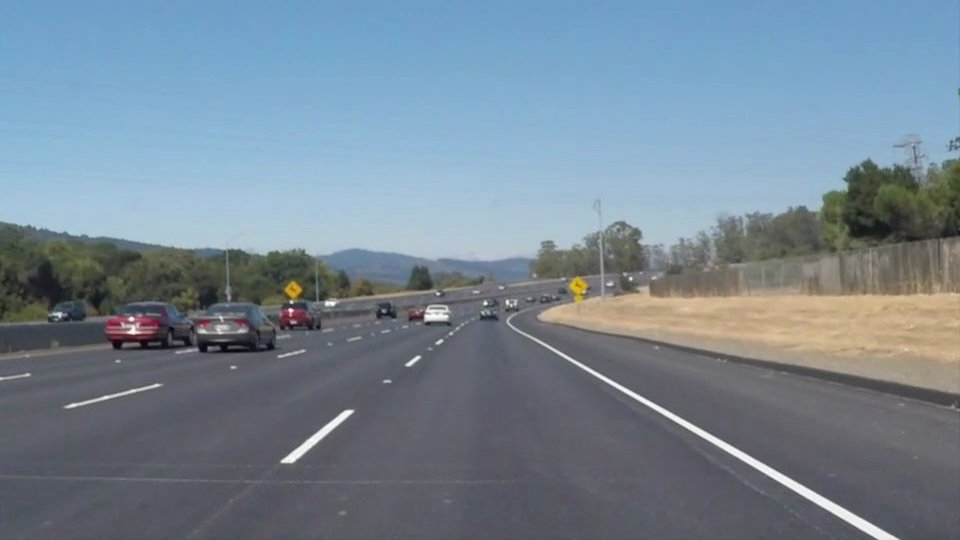
#> input picture data/straight-lane.jpg, 960 x 540 px, found by its file name
$ jupyter execute multi-lane-angle.ipynb
#> lines starting #> are read from the running program, lines starting #| are printed output that depends on the picture; after the words box and inside, x2 and y2 are one past the last pixel; in counts of white or black regions, pixels touching at a corner belong together
[cell 1]
import numpy as np
import cv2
import matplotlib.pyplot as plt
import PIL.Image as Image
# i prefer PIL to draw the text, more beautiful
import PIL.ImageDraw as ImageDraw
import PIL.ImageFont as ImageFont

[cell 2]
image = cv2.imread('straight-lane.jpg')
#> image is the input picture: shape (540, 960, 3); mean B, G, R 148.1, 134.5, 118.5
print('This image is:', type(image), 'with dimension:', image.shape)
#| This image is: <class 'numpy.ndarray'> with dimension: (540, 960, 3)
plt.figure(figsize = (10, 10))
plt.subplot(1, 2, 1)
plt.imshow(cv2.cvtColor(image, cv2.COLOR_BGR2RGB))
plt.subplot(1, 2, 2)
plt.imshow(cv2.cvtColor(image, cv2.COLOR_BGR2GRAY), cmap = 'gray')
plt.show()
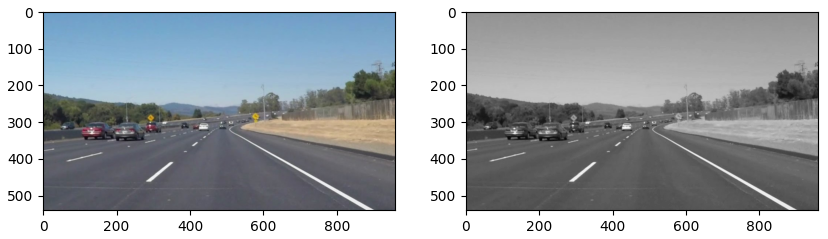
#> figure drawn by matplotlib, 2 panels

[cell 3]
import math

def grayscale(img):
    return cv2.cvtColor(img, cv2.COLOR_BGR2GRAY)

def canny(img, low_threshold, high_threshold):
    return cv2.Canny(img, low_threshold, high_threshold)

def gaussian_blur(img, kernel_size):
    return cv2.GaussianBlur(img, (kernel_size, kernel_size), 0)

def region_of_interest(img, vertices):
    mask = np.zeros_like(img)
    if len(img.shape) > 2:
        channel_count = img.shape[2]
        ignore_mask_color = (255,) * channel_count
    else:
        ignore_mask_color = 255
    cv2.fillPoly(mask, vertices, ignore_mask_color)
    masked_image = cv2.bitwise_and(img, mask)
    return masked_image

def select_rgb_white_yellow(image):
    # white color mask
    lower = np.uint8([200, 200, 200])
    upper = np.uint8([255, 255, 255])
    white_mask = cv2.inRange(image, lower, upper)
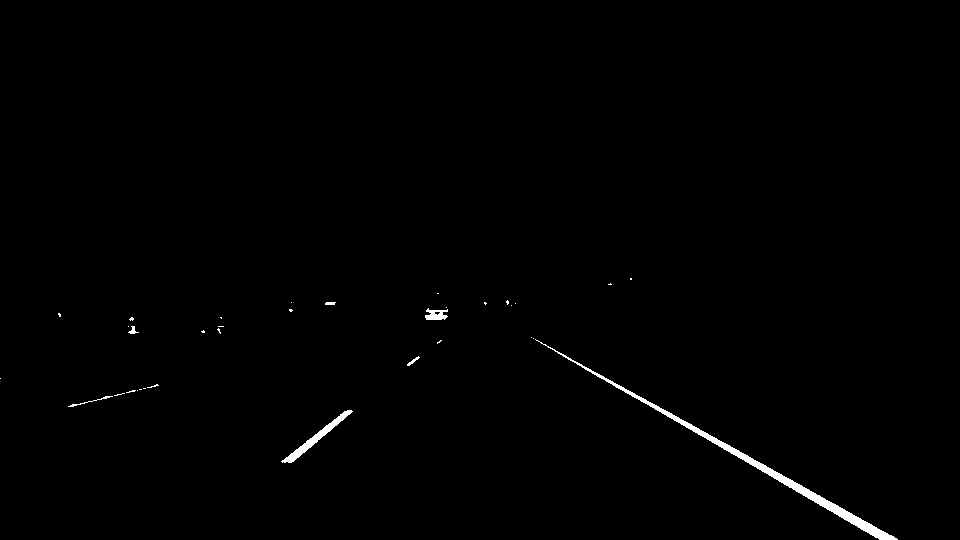
#> white_mask: shape (540, 960); 0.64% white; 34 white regions (27 under 20 px), largest, box (x1, y1, x2, y2) and area: (535, 339, 898, 540) 2248, (281, 410, 353, 463) 560, (425, 308, 448, 320) 181
    # yellow color mask
    lower = np.uint8([190, 190,   0])
    upper = np.uint8([255, 255, 255])
    yellow_mask = cv2.inRange(image, lower, upper)
#> yellow_mask: shape (540, 960); 0.74% white; 63 white regions (53 under 20 px), largest, box (x1, y1, x2, y2) and area: (527, 335, 898, 540) 2379, (281, 410, 353, 463) 590, (425, 306, 448, 321) 208
    # combine the mask
    mask = cv2.bitwise_or(white_mask, yellow_mask)
    masked = cv2.bitwise_and(image, image, mask = mask)
    return masked

[cell 4]
plt.figure(figsize = (15, 10))

filtered_color = select_rgb_white_yellow(cv2.cvtColor(image, cv2.COLOR_BGR2RGB))

plt.subplot(2, 2, 1)
plt.imshow(grayscale(filtered_color), cmap = 'gray')
plt.title('grayscale')

plt.subplot(2, 2, 2)
plt.imshow(canny(filtered_color, 100, 150))
plt.title('canny edge detection')

plt.subplot(2, 2, 3)
plt.imshow(gaussian_blur(canny(filtered_color, 100, 150), 5))
plt.title('gaussian blur k=5')

plt.subplot(2, 2, 4)
plt.imshow(gaussian_blur(canny(filtered_color, 100, 150), 7))
plt.title('gaussian blur k=7')

plt.show()

[cell 5]
blurred = gaussian_blur(canny(filtered_color, 100, 150), 7)
rows, cols = image.shape[:2]
bottom_left  = [int(cols*-0.35), int(rows*0.95)]
top_left     = [int(cols*0.15), int(rows*0.65)]
bottom_right = [int(cols*0.95), int(rows*0.95)]
top_right    = [int(cols*0.65), int(rows*0.65)]
vertices = np.array([[bottom_left, top_left, top_right, bottom_right]], dtype=np.int32)

[cell 6]
copied = np.copy(blurred)
cv2.line(copied,tuple(bottom_left),tuple(bottom_right), (255, 0, 0), 5)
cv2.line(copied,tuple(bottom_right),tuple(top_right), (255, 0, 0), 5)
cv2.line(copied,tuple(top_left),tuple(bottom_left), (255, 0, 0), 5)
cv2.line(copied,tuple(top_left),tuple(top_right), (255, 0, 0), 5)
plt.imshow(copied)
plt.show()

[cell 7]
copied = np.copy(blurred)
plt.imshow(region_of_interest(copied,vertices))
#> in region_of_interest, `cv2.fillPoly(mask, vertices, ignore_mask_color)`:
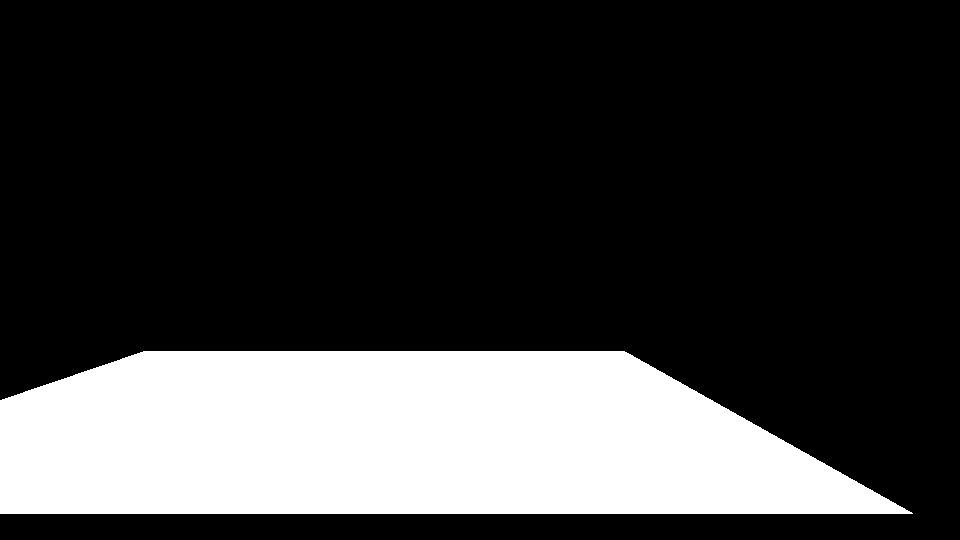
#> mask: shape (540, 960); 23.5% white; 1 white region, box (x1, y1, x2, y2) and area: (0, 351, 913, 514) 121866
plt.show()

[cell 8]
from sklearn.cluster import AgglomerativeClustering
interested = region_of_interest(copied,vertices)
wheres = np.where(interested > 80)
#> wheres = 750 positions, rows 353 to 511, columns 68 to 847
clustered = AgglomerativeClustering(3).fit_predict(wheres[1].reshape([-1,1]))
#> clustered = 750 values, max 2 at index 215, min 0 at index 3, mean 1.09

[cell 9]
plt.figure(figsize = (15, 7))
plt.imshow(interested)
colors = ['r','g','b']
for i in range(3):
    plt.scatter(wheres[1][clustered==i],wheres[0][clustered==i],label=i,color=colors[i])
plt.show()
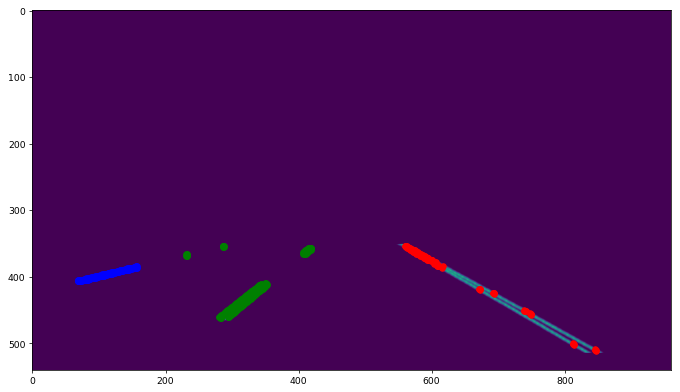
#> figure drawn by matplotlib, 1 panel
plt.show()

[cell 10]
from scipy import signal
plt.plot(wheres[1][clustered==1],label='green lane')
savgol = signal.savgol_filter(wheres[1][clustered==1], wheres[1][clustered==1].shape[0], 2)
#> savgol = 347 values, max 394.2 at index 0, min 288.3 at index 346, mean 332.2
plt.plot(savgol,label='savgol filter')
plt.legend()
plt.show()
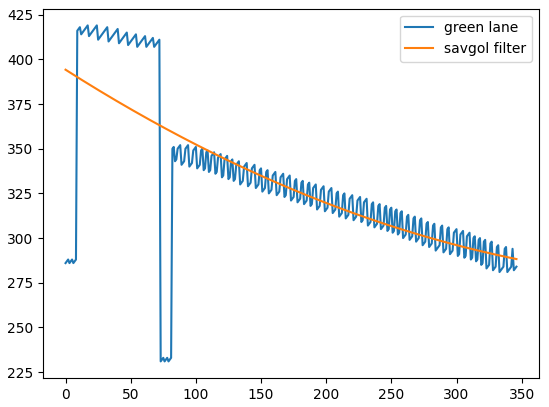
#> figure drawn by matplotlib, 1 panel; curve peaks at x = 17, y = 419; curve peaks at x = 0, y = 394.2

[cell 11]
plt.figure(figsize = (15, 7))
plt.imshow(interested)
colors = ['r','g','b']
for i in range(3):
    plt.scatter(wheres[1][clustered==i],wheres[0][clustered==i],label=i,color=colors[i])
plt.scatter(savgol,wheres[0][clustered==1],color='y')
plt.show()
plt.show()

[cell 12]
# actually you can calculate the angle, from there we can determine the position of min and max

blue_x, blue_y = wheres[1][clustered==2], wheres[0][clustered==2]
#> blue_x = 237 values, max 157 at index 2, min 68 at index 216, mean 112.6; blue_y = 237 values from 384 to 407
blue_top = [np.max(blue_x),np.min(blue_y)]
#> blue_top = [157, 384]
blue_bottom = [np.min(blue_x),np.max(blue_y)]
#> blue_bottom = [68, 407]

green_x, green_y = wheres[1][clustered==1], wheres[0][clustered==1]
#> green_x = 347 values, max 419 at index 17, min 231 at index 73, mean 332.2; green_y = 347 values from 353 to 462
green_top = [np.max(green_x),np.min(green_y)]
#> green_top = [419, 353]
green_bottom = [np.min(savgol),np.max(green_y)]
#> green_bottom = [288.3, 462]

red_x, red_y = wheres[1][clustered==0], wheres[0][clustered==0]
#> red_x = 166 values, max 847 at index 164, min 560 at index 0, mean 614.4; red_y = 166 values from 353 to 511
red_top = [np.min(red_x),np.min(red_y)]
#> red_top = [560, 353]
red_bottom = [np.max(red_x),np.max(red_y)]
#> red_bottom = [847, 511]

plt.imshow(interested)

plt.scatter(*blue_top,c='r')
plt.scatter(*blue_bottom,c='r')

plt.scatter(*green_top,c='r')
plt.scatter(*green_bottom,c='r')

plt.scatter(*red_top,c='r')
plt.scatter(*red_bottom,c='r')

plt.show()
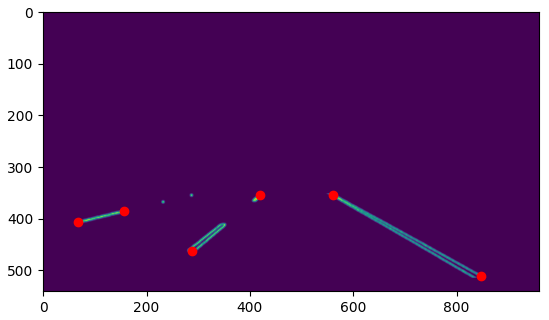
#> figure drawn by matplotlib, 1 panel

[cell 13]
m_blue, c_blue = np.polyfit([blue_top[1],blue_bottom[1]],
                           [blue_top[0],blue_bottom[0]],1)
#> m_blue = -3.87; c_blue = 1642.9
dot_blue_bottom = [int(image.shape[0]*m_blue+c_blue),image.shape[0]]
#> dot_blue_bottom = [-446, 540]
dot_blue_top = [int(green_top[1]*m_blue+c_blue),green_top[1]]
#> dot_blue_top = [276, 353]
copied = np.copy(interested)
cv2.line(copied,tuple(dot_blue_top),tuple(dot_blue_bottom),(255,0,0),5)

m_green, c_green = np.polyfit([green_top[1],green_bottom[1]],
                           [green_top[0],green_bottom[0]],1)
#> m_green = -1.2; c_green = 842.4
dot_green_bottom = [int(image.shape[0]*m_green+c_green),image.shape[0]]
#> dot_green_bottom = [194, 540]
cv2.line(copied,tuple(green_top),tuple(dot_green_bottom),(255,0,0),5)

m_red, c_red = np.polyfit([red_top[1],red_bottom[1]],
                           [red_top[0],red_bottom[0]],1)
#> m_red = 1.82; c_red = -81.21
dot_red_bottom = [int(image.shape[0]*m_red+c_red),image.shape[0]]
#> dot_red_bottom = [899, 540]
cv2.line(copied,tuple(red_top),tuple(dot_red_bottom),(255,0,0),5)
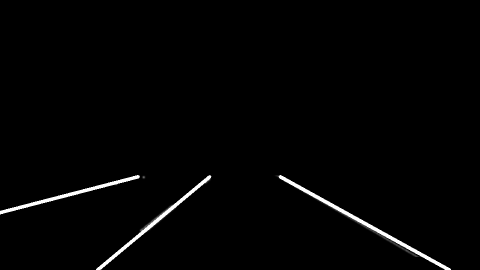
#> copied: shape (540, 960) (shown at 1/2 size); min 0, max 255, mean 3.5

plt.imshow(copied)
plt.show()

[cell 14]
middle_blue_top = [int(dot_blue_top[0] + ((green_top[0]-dot_blue_top[0])/2)),green_top[1]]
#> middle_blue_top = [347, 353]
middle_blue_bottom = [int(dot_blue_bottom[0] + ((green_bottom[0]-dot_blue_bottom[0])/2)),image.shape[0]]
#> middle_blue_bottom = [-78, 540]

middle_green_top = [int(green_top[0] + ((red_top[0]-green_top[0])/2)),green_top[1]]
#> middle_green_top = [489, 353]
middle_green_bottom = [int(green_bottom[0] + ((red_bottom[0]-green_bottom[0])/2)),image.shape[0]]
#> middle_green_bottom = [567, 540]

[cell 15]
def unit_vector(vector):
    return vector / np.linalg.norm(vector)

def angle_between(v1, v2):
    v1_u = unit_vector(v1)
#> v1_u = [0, 1]
    v2_u = unit_vector(v2)
#> v2_u = [-0.353, 0.936]
    return np.degrees(np.arccos(np.clip(np.dot(v1_u, v2_u), -1.0, 1.0)))

angle_blue = angle_between([0,green_top[1]],[middle_blue_top[0]-image.shape[1]//2,green_top[1]])
#> angle_blue = 20.64
angle_green = angle_between([0,green_top[1]],[middle_green_top[0]-image.shape[1]//2,green_top[1]])
#> angle_green = 1.46
angle_blue,angle_green
#> Out = (20.64, 1.46)

[cell 16]
green_steering = middle_green_bottom[0] - image.shape[1]//2
#> green_steering = 87
if green_steering > 0:
    green_steering_str = 'right about: %.2fm'%(np.abs(green_steering/100))
#> green_steering_str = 'right about: 0.87m'
else:
    green_steering_str = 'left about: %.2fm'%(np.abs(green_steering/100))

blue_steering = middle_blue_bottom[0] - image.shape[1]//2
#> blue_steering = -558
if blue_steering > 0:
    blue_steering_str = 'right about: %.2fm'%(np.abs(blue_steering/100))
else:
    blue_steering_str = 'left about: %.2fm'%(np.abs(blue_steering/100))
#> blue_steering_str = 'left about: 5.58m'

[cell 17]
plt.figure(figsize = (15, 7))
copied = np.copy(cv2.cvtColor(image, cv2.COLOR_BGR2RGB))
window_img = np.zeros_like(copied)
polyfill = np.array([bottom_left,bottom_right,top_right,top_left])
#> polyfill = [[-336, 513], [912, 513], [624, 351], [144, 351]]
cv2.fillPoly(window_img, pts =[polyfill], color=(0,255, 0))
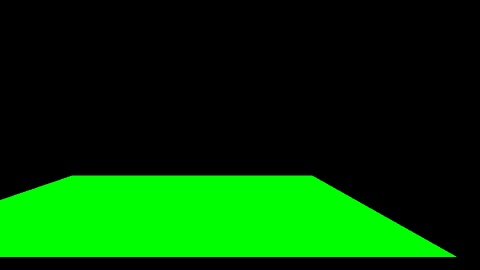
#> window_img: shape (540, 960, 3) (shown at 1/2 size); mean of channels 0, 1, 2 0, 59.9, 0; drawn as B, G, R
copied = cv2.addWeighted(copied, 1, window_img, 0.3, 0)
#> copied: shape (540, 960, 3)
cv2.line(copied,tuple(dot_blue_top),tuple(dot_blue_bottom),(255,0,0),5)
cv2.line(copied,tuple(green_top),tuple(dot_green_bottom),(255,0,0),5)
cv2.line(copied,tuple(red_top),tuple(dot_red_bottom),(255,0,0),5)
cv2.line(copied,tuple(middle_blue_top),tuple(middle_blue_bottom),(255,255,255),1)
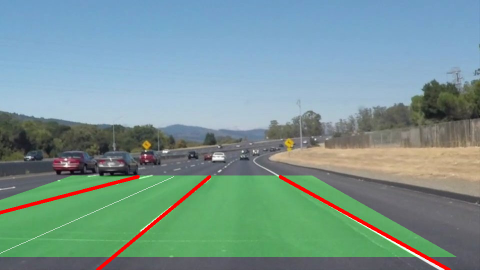
#> copied: shape (540, 960, 3) (shown at 1/2 size); mean R, G, B 120.1, 149.6, 146.1
cv2.line(copied,tuple(middle_green_top),tuple(middle_green_bottom),(255,255,255),1)
#> copied: shape (540, 960, 3); 0.04% of pixels changed, all inside (x1, y1, x2, y2) = (489, 353, 568, 540)

pil_image = Image.fromarray(np.uint8(copied))
draw = ImageDraw.Draw(pil_image)
font = ImageFont.truetype('Roboto-Regular.ttf', 30)
draw.text((middle_blue_top[0]-100,green_top[1]),'angle: %.2f'%(angle_blue),fill='white',font=font)
draw.text((middle_green_top[0]-50,green_top[1]),'angle: %.2f'%(angle_green),fill='white',font=font)

draw.text((50,450),blue_steering_str,fill='white',font=font)
draw.text((400,450),green_steering_str,fill='white',font=font)

plt.imshow(np.array(pil_image))
plt.show()
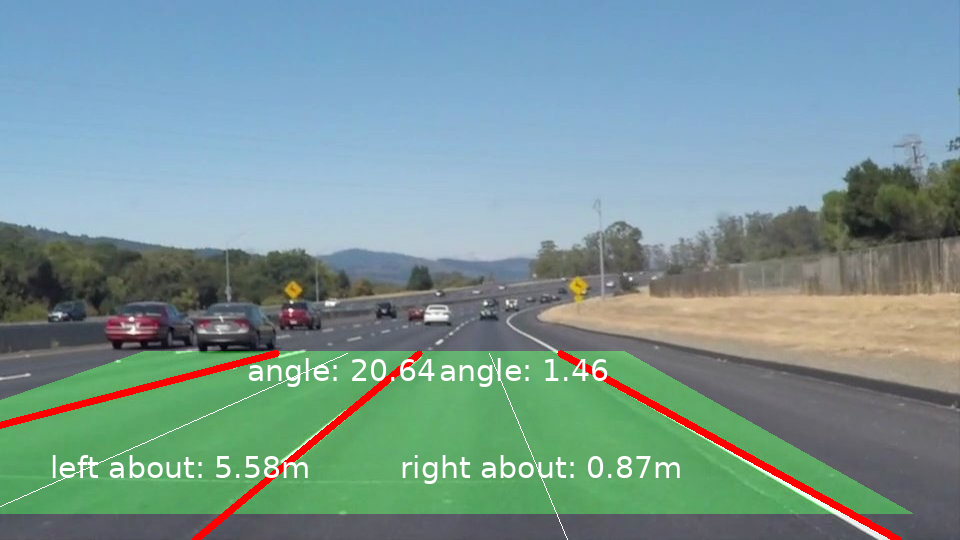
#> shown: shape (540, 960, 3); mean R, G, B 121.8, 150.7, 147.9
